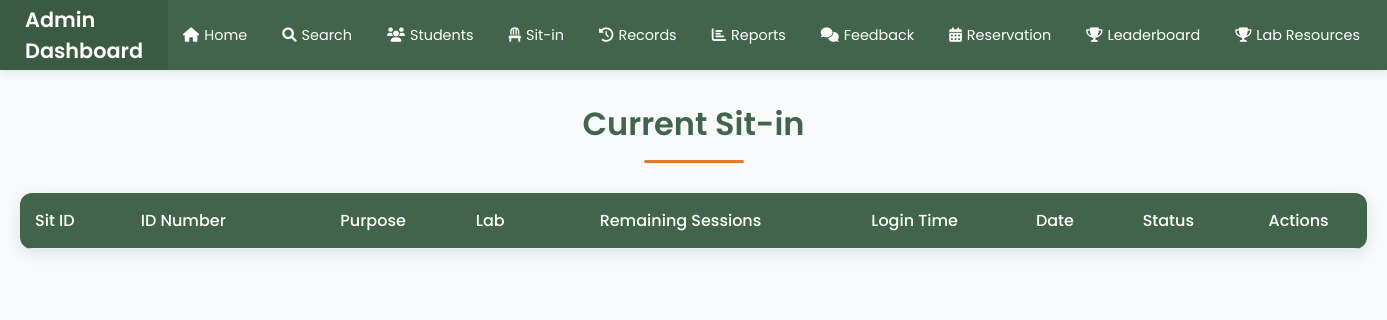
/current_sit_in (signed in), run on an earlier commit of the app's database.
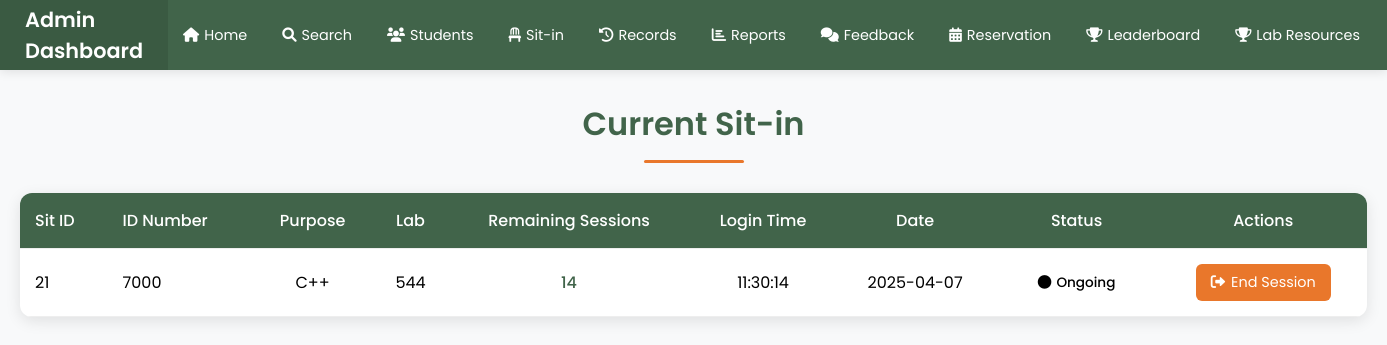
And on a later commit of the database.
### tables this page shows
CREATE TABLE current_sit_in (
            id INTEGER PRIMARY KEY AUTOINCREMENT,
            id_number TEXT NOT NULL,
            purpose TEXT NOT NULL,
            lab TEXT NOT NULL,
            login_time TEXT NOT NULL,
            session TEXT NOT NULL,
            date TEXT NOT NULL,
            status TEXT DEFAULT 'active',
            FOREIGN KEY (id_number) REFERENCES users(idno)
        );

### app.py (the view)
@app.route('/current_sit_in')
def current_sit_in():
    if 'admin_username' not in session:
        flash("Admin access required!", "danger")
        return redirect(url_for('admin_login'))
    conn = sqlite3.connect('users.db')
    cursor = conn.cursor()
    cursor.execute("""
        SELECT c.id, c.id_number, c.purpose, c.lab,
               CASE
                   WHEN u.remaining_sessions IS NULL THEN '0'
                   ELSE u.remaining_sessions
               END as remaining_sessions,
               c.login_time, c.date, c.status
        FROM current_sit_in c
        LEFT JOIN users u ON c.id_number = u.idno
        WHERE c.status = 'Ongoing'
        ORDER BY c.date DESC, c.login_time DESC
    """)
    sit_in_data = cursor.fetchall()
    conn.close()
    return render_template('sitin.html', sit_in_data=sit_in_data)

### templates/sitin.html (shortened to what this page needs)
<!DOCTYPE html>
<html lang="en">
<head>
    <link rel="stylesheet" href="https://cdnjs.cloudflare.com/ajax/libs/font-awesome/6.0.0/css/all.min.css">
</head>
<body>
    <div class="navbar">
        <div class="logo">Admin Dashboard</div>
        <ul class="nav-links">
            <li><a href="{{ url_for('admin_dashboard') }}"><i class="fas fa-home"></i> Home</a></li>
            <li><a href="{{ url_for('search') }}"><i class="fas fa-search"></i> Search</a></li>
            <li><a href="{{ url_for('students') }}"><i class="fas fa-users"></i> Students</a></li>
            <li><a href="{{ url_for('current_sit_in') }}"><i class="fas fa-chair"></i> Sit-in</a></li>
            <li><a href="{{ url_for('sit_in_records') }}"><i class="fas fa-history"></i> Records</a></li>
            <li><a href="{{ url_for('sit_in_report') }}"><i class="fas fa-chart-bar"></i> Reports</a></li>
            <li><a href="{{ url_for('feedback_report') }}"><i class="fas fa-comments"></i> Feedback</a></li>
            <li><a href="{{ url_for('reservation') }}"><i class="fas fa-calendar-alt"></i> Reservation</a></li>
            <li><a href="{{ url_for('leaderboard') }}"><i class="fas fa-trophy"></i> Leaderboard</a></li>
            <li><a href="{{ url_for('admin_resources') }}"><i class="fas fa-trophy"></i>Lab Resources</a></li>
        </ul>
        <div class="logout-container">
        </div>
    </div>
    <div class="container">
        <h1 class="page-title">Current Sit-in</h1>
        <div class="table-container">
            <table>
                <thead>
                    <tr>
                        <th>Sit ID</th>
                        <th>ID Number</th>
                        <th>Purpose</th>
                        <th>Lab</th>
                        <th>Remaining Sessions</th>
                        <th>Login Time</th>
                        <th>Date</th>
                        <th>Status</th>
                        <th>Actions</th>
                    </tr>
                </thead>
                <tbody>
                    {% for record in sit_in_data %}
                    <tr>
                        <td>{{ record[0] }}</td>
                        <td>{{ record[1] }}</td>
                        <td>{{ record[2] }}</td>
                        <td>{{ record[3] }}</td>
                        <td class="session-count">{{ record[4] }}</td>
                        <td>{{ record[5] }}</td>
                        <td>{{ record[6] }}</td>
                        <td>
                            <span class="badge">
                                <i class="fas fa-circle"></i>
                                {{ record[7] }}
                            </span>
                        </td>
                        <td>
                            <div class="button-container">
                                <form action="{{ url_for('logout_sit_in', id=record[0]) }}" method="post">
                                    <button type="submit" onclick="return confirm('Are you sure you want to log out this student?')" class="end-session-btn">
                                        <i class="fas fa-sign-out-alt"></i>
                                        End Session
                                    </button>
                                </form>
                            </div>
                        </td>
                    </tr>
                    {% endfor %}
                </tbody>
            </table>
        </div>
    </div>
</body>
</html>

### templates/sitin.html (style rules this page uses)
* { margin: 0; padding: 0; box-sizing: border-box; font-family: 'Poppins', sans-serif; }
body { background: #f8f9fa; min-height: 100vh; }
.navbar { background: #41644A; padding: 0; display: flex; justify-content: space-between; align-items: center; box-shadow: 0 2px 10px rgba(0, 0, 0, 0.1); height: 70px; position: sticky; top: 0; z-index: 1000; }
.logo { font-size: 1.3em; font-weight: 600; color: white; padding: 0 25px; display: flex; align-items: center; height: 100%; background: rgba(0, 0, 0, 0.1); }
.nav-links { display: flex; align-items: center; list-style: none; margin: 0; height: 100%; padding: 0; flex-grow: 1; justify-content: center; gap: 5px; }
.nav-links li { height: 100%; }
.nav-links a { color: white; text-decoration: none; padding: 0 15px; font-size: 0.9em; height: 100%; display: flex; align-items: center; transition: all 0.3s ease; white-space: nowrap; position: relative; gap: 5px; }
.nav-links a::after { content: ''; position: absolute; bottom: 0; left: 50%; transform: translateX(-50%); width: 0; height: 3px; background: #E9772B; transition: width 0.3s ease; }
.logout-container { padding: 0 15px; height: 100%; display: flex; align-items: center; }
.container { max-width: 1400px; margin: 30px auto; padding: 0 20px; }
.page-title { color: #41644A; font-size: 2em; font-weight: 600; margin-bottom: 30px; text-align: center; position: relative; padding-bottom: 15px; }
.page-title::after { content: ''; position: absolute; bottom: 0; left: 50%; transform: translateX(-50%); width: 100px; height: 3px; background: #E9772B; border-radius: 3px; }
.table-container { background: white; border-radius: 12px; box-shadow: 0 4px 15px rgba(0, 0, 0, 0.1); overflow: hidden; margin-top: 20px; }
table { width: 100%; border-collapse: collapse; }
th, td { padding: 15px; text-align: left; border-bottom: 1px solid #eee; }
th { background: #41644A; color: white; font-weight: 500; }
th:nth-child(3), td:nth-child(3), th:nth-child(4), td:nth-child(4), th:nth-child(5), td:nth-child(5), th:nth-child(6), td:nth-child(6), th:nth-child(7), td:nth-child(7), th:nth-child(8), td:nth-child(8), th:nth-child(9), td:nth-child(9) { text-align: center; }
.badge { padding: 6px 12px; border-radius: 20px; font-size: 0.85em; font-weight: 500; text-transform: capitalize; display: inline-flex; align-items: center; gap: 5px; }
.session-count { font-weight: 500; color: #41644A; }
.end-session-btn { background: #E9772B; color: white; padding: 8px 15px; border: none; border-radius: 6px; cursor: pointer; transition: all 0.3s ease; display: inline-flex; align-items: center; gap: 6px; font-size: 0.9em; }

What changed in the data, as far as the page shows it:
added current_sit_in: id "21", id_number "7000", purpose "C++", lab "544", session "14", login_time "11:30:14", date "2025-04-07", status "Ongoing"
